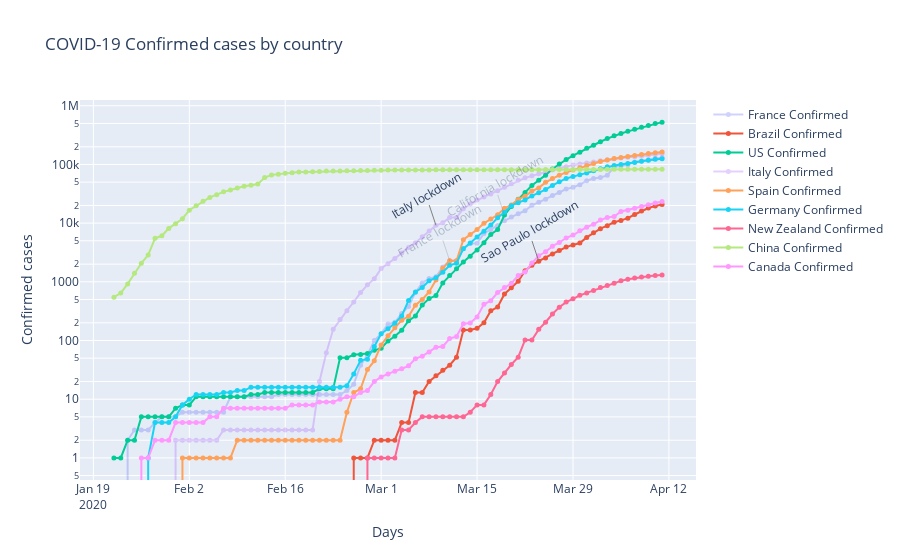

The code cell stored with this chart in its notebook:
### Code cell
figcc = go.Figure(series)
figcc.update_layout(title_text='COVID-19 Confirmed cases by country')
figcc.update_xaxes(title_text='Days')
figcc.update_yaxes(title_text='Confirmed cases', type='log')
figcc.add_annotation(
        x='2020-03-24',
        y=math.log(2247,10), xref="x", yref="y",
        text="Sao Paulo lockdown", textangle = 330, showarrow=True, arrowcolor='grey')
figcc.add_annotation(
        x='2020-03-09',
        y=math.log(9172,10), xref="x", yref="y",
        text="Italy lockdown", textangle = 330, showarrow=True, arrowcolor='grey')
figcc.add_annotation(
        x='2020-03-11',
        y=math.log(2293,10), xref="x", yref="y",
        text="France lockdown", textangle = 330, showarrow=True, arrowcolor='grey', opacity=0.3)
figcc.add_annotation(
        x='2020-03-19',
        y=math.log(13677,10), xref="x", yref="y",
        text="California lockdown", textangle = 330, showarrow=True, arrowcolor='grey', opacity=0.3)
#py.iplot(figcc, file='covid-19.html', auto_open=False)
figcc.show()
